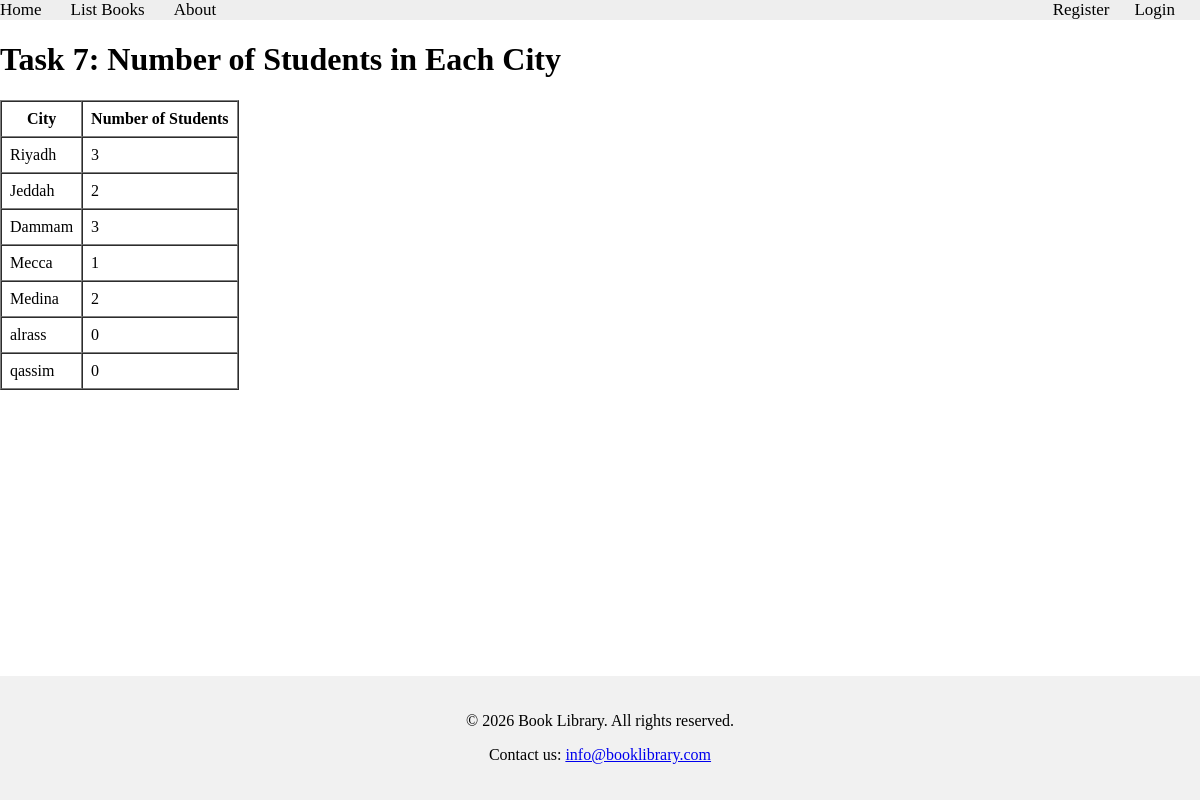
Page /books/lab8/task7 on the committed database.
### apps/bookmodule/models.py (models this page shows, shortened)
class Address(models.Model):
    city = models.CharField(max_length=100)

### apps/bookmodule/views.py (the view)
# urls.py: path('lab8/task7', views.lab8_task7, name="books.lab8.task7"),
def lab8_task7(request):
    city_counts = Address.objects.annotate(student_count=Count('student')).values('city', 'student_count')
    return render(request, 'bookmodule/lab8_task7.html', {'city_counts': city_counts})

### apps/template/bookmodule/lab8_task7.html (shortened to what this page needs)
{% extends "layouts/base.html" %}
{% block content %}
<h1>Task 7: Number of Students in Each City</h1>
<table border="1" cellpadding="8" cellspacing="0">
    <thead>
        <tr>
            <th>City</th>
            <th>Number of Students</th>
        </tr>
    </thead>
    <tbody>
        {% for row in city_counts %}
        <tr>
            <td>{{ row.city }}</td>
            <td>{{ row.student_count }}</td>
        </tr>
        {% empty %}
        <tr><td colspan="2">No data found.</td></tr>
        {% endfor %}
    </tbody>
</table>
{% endblock content %}

### apps/template/layouts/base.html (style rules this page uses)
body { display: flex; flex-direction: column; min-height: 100vh; margin: 0; }

### rows in the picture
Address: city "Riyadh", student_count "3"
Address: city "Jeddah", student_count "2"
Address: city "Dammam", student_count "3"
Address: city "Mecca", student_count "1"
Address: city "Medina", student_count "2"
Address: city "alrass", student_count "0"
Address: city "qassim", student_count "0"
